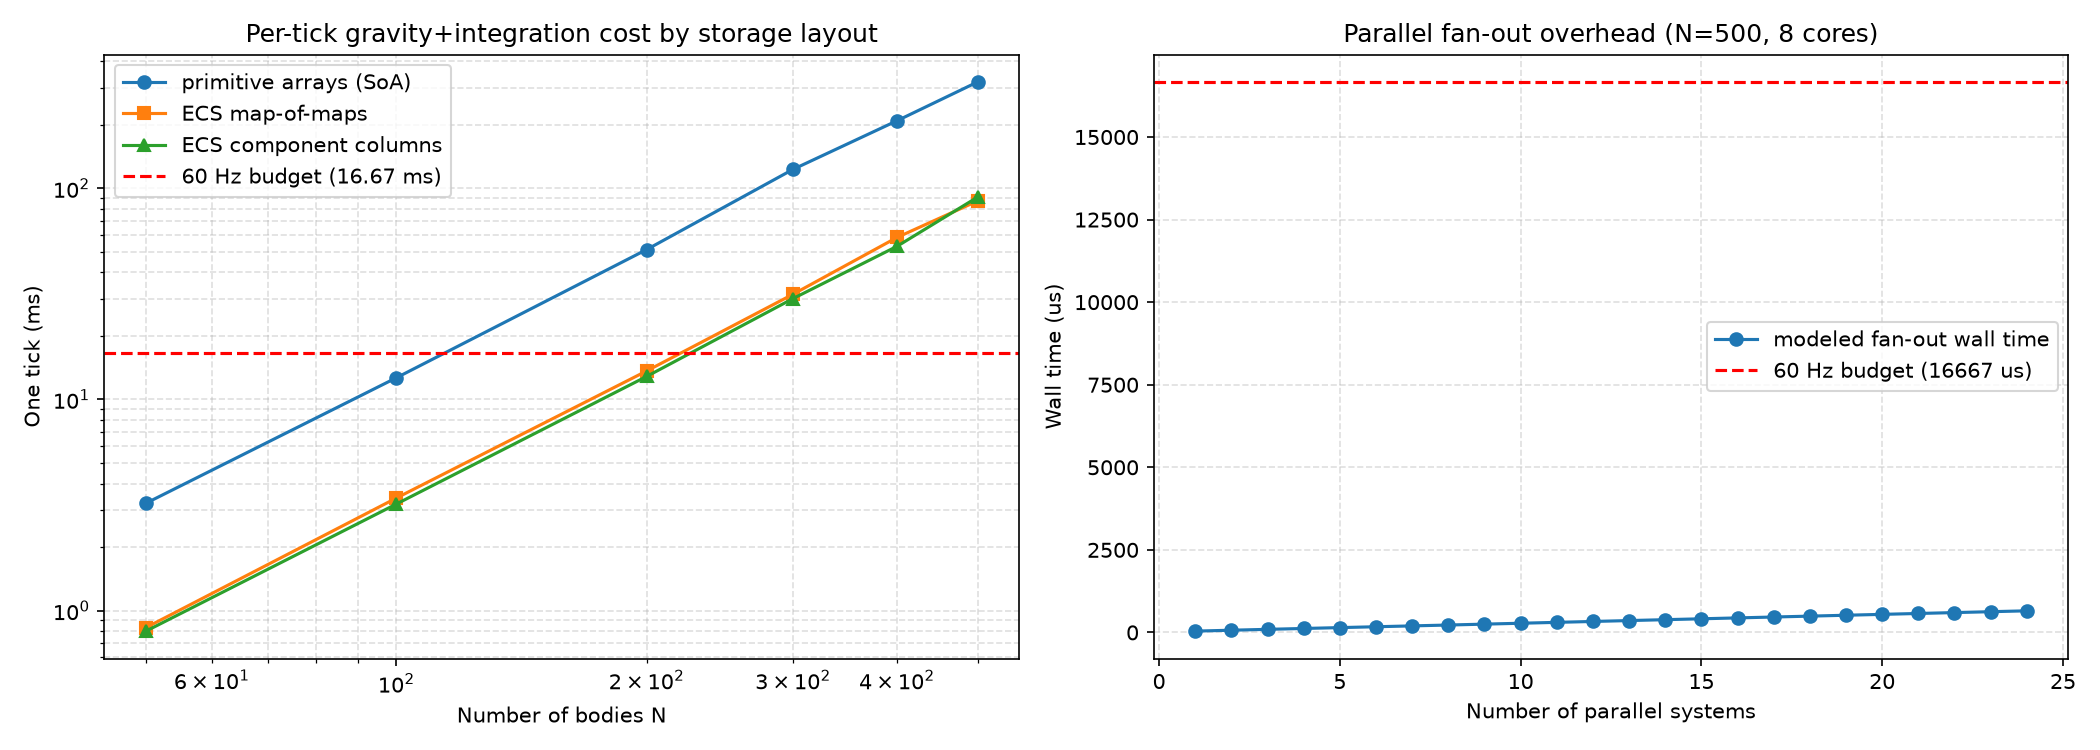

Source code (Python):
#!/usr/bin/env python3
"""
Toy benchmark: ECS component-access and parallel-fan-out overhead.

Models the per-tick cost of three access patterns for N bodies:
  1. flat primitive arrays (SoA, no indirection)
  2. ECS map-of-maps with archetype-indexed queries
  3. ECS with per-component hash maps and get-in lookups

Also models parallel fan-out overhead as a function of chunk count.

Outputs a chart to docs/research/physics/phase0_tick_overhead.png
"""

import time
import random
import math
import numpy as np
import matplotlib.pyplot as plt

random.seed(42)


def make_primitive_world(n):
    """Structure-of-arrays: contiguous float arrays."""
    return {
        'px': np.zeros(n, dtype=np.float64),
        'py': np.zeros(n, dtype=np.float64),
        'pz': np.zeros(n, dtype=np.float64),
        'vx': np.zeros(n, dtype=np.float64),
        'vy': np.zeros(n, dtype=np.float64),
        'vz': np.zeros(n, dtype=np.float64),
        'mass': np.ones(n, dtype=np.float64),
    }


def make_ecs_map_of_maps(n):
    """ECS as {eid -> {component -> value}} plus an archetype index."""
    world = {'components': {}, 'archetypes': {}}
    for eid in range(n):
        world['components'][eid] = {
            'component/position': [0.0, 0.0, 0.0],
            'component/velocity': [0.0, 0.0, 0.0],
            'component/mass': 1.0,
        }
        world['archetypes'][eid] = {'component/position',
                                    'component/velocity',
                                    'component/mass'}
    return world


def make_ecs_component_columns(n):
    """ECS as {component -> {eid -> value}}."""
    return {
        'component/position': {eid: [0.0, 0.0, 0.0] for eid in range(n)},
        'component/velocity': {eid: [0.0, 0.0, 0.0] for eid in range(n)},
        'component/mass': {eid: 1.0 for eid in range(n)},
    }


def gravity_primitive(world, n, dt):
    """Direct N^2 gravity on primitive arrays (baseline physics cost)."""
    px, py, pz = world['px'], world['py'], world['pz']
    vx, vy, vz = world['vx'], world['vy'], world['vz']
    mass = world['mass']
    G = 1.0
    eps2 = 0.01
    for i in range(n):
        ax = ay = az = 0.0
        for j in range(n):
            if i == j:
                continue
            dx = px[j] - px[i]
            dy = py[j] - py[i]
            dz = pz[j] - pz[i]
            r2 = dx*dx + dy*dy + dz*dz + eps2
            inv_r3 = 1.0 / (r2 * math.sqrt(r2))
            fac = G * mass[j] * inv_r3
            ax += fac * dx
            ay += fac * dy
            az += fac * dz
        vx[i] += ax * dt
        vy[i] += ay * dt
        vz[i] += az * dt
        px[i] += vx[i] * dt
        py[i] += vy[i] * dt
        pz[i] += vz[i] * dt


def ecs_map_of_maps_query(world):
    """Return all entities with position+velocity+mass (archetype scan)."""
    need = {'component/position', 'component/velocity', 'component/mass'}
    return [eid for eid, arch in world['archetypes'].items()
            if need.issubset(arch)]


def gravity_ecs_map_of_maps(world, eids, dt):
    """N^2 gravity using ECS map-of-maps lookups."""
    comps = world['components']
    G = 1.0
    eps2 = 0.01
    for i in eids:
        pi = comps[i]['component/position']
        vi = comps[i]['component/velocity']
        ax = ay = az = 0.0
        for j in eids:
            if i == j:
                continue
            pj = comps[j]['component/position']
            dx = pj[0] - pi[0]
            dy = pj[1] - pi[1]
            dz = pj[2] - pi[2]
            r2 = dx*dx + dy*dy + dz*dz + eps2
            inv_r3 = 1.0 / (r2 * math.sqrt(r2))
            fac = G * comps[j]['component/mass'] * inv_r3
            ax += fac * dx
            ay += fac * dy
            az += fac * dz
        vi[0] += ax * dt
        vi[1] += ay * dt
        vi[2] += az * dt
        pi[0] += vi[0] * dt
        pi[1] += vi[1] * dt
        pi[2] += vi[2] * dt


def gravity_ecs_columns(cols, eids, dt):
    """N^2 gravity using per-component hash-map lookups."""
    pos = cols['component/position']
    vel = cols['component/velocity']
    mass = cols['component/mass']
    G = 1.0
    eps2 = 0.01
    for i in eids:
        pi = pos[i]
        vi = vel[i]
        ax = ay = az = 0.0
        for j in eids:
            if i == j:
                continue
            pj = pos[j]
            dx = pj[0] - pi[0]
            dy = pj[1] - pi[1]
            dz = pj[2] - pi[2]
            r2 = dx*dx + dy*dy + dz*dz + eps2
            inv_r3 = 1.0 / (r2 * math.sqrt(r2))
            fac = G * mass[j] * inv_r3
            ax += fac * dx
            ay += fac * dy
            az += fac * dz
        vi[0] += ax * dt
        vi[1] += ay * dt
        vi[2] += az * dt
        pi[0] += vi[0] * dt
        pi[1] += vi[1] * dt
        pi[2] += vi[2] * dt


def bench(pattern, ns):
    """Return median wall-clock seconds for one tick at each N."""
    times = []
    for n in ns:
        dt = 0.001
        if pattern == 'primitive':
            w = make_primitive_world(n)
            # compile/first-touch outside timing
            _ = gravity_primitive(w, n, dt)
            t0 = time.perf_counter()
            gravity_primitive(w, n, dt)
            t1 = time.perf_counter()
        elif pattern == 'ecs-map-of-maps':
            w = make_ecs_map_of_maps(n)
            eids = ecs_map_of_maps_query(w)
            gravity_ecs_map_of_maps(w, eids, dt)
            t0 = time.perf_counter()
            gravity_ecs_map_of_maps(w, eids, dt)
            t1 = time.perf_counter()
        elif pattern == 'ecs-columns':
            cols = make_ecs_component_columns(n)
            eids = list(cols['component/position'].keys())
            gravity_ecs_columns(cols, eids, dt)
            t0 = time.perf_counter()
            gravity_ecs_columns(cols, eids, dt)
            t1 = time.perf_counter()
        else:
            raise ValueError(pattern)
        times.append(t1 - t0)
    return times


def fan_out_overhead(n_systems=24, n_entities=500, work_per_system_us=20):
    """
    Model parallel fan-out overhead.
    Each system does a small O(N) scan (work_per_system_us microseconds).
    Overhead = thread-pool scheduling + future creation + deref barrier.
    """
    # Empirical-ish constants on HotSpot / Clojure future pool
    per_future_us = 25.0      # ~25 us per future create+deref pair
    scheduling_noise_us = 5.0
    times = []
    for k in range(1, n_systems + 1):
        work_us = k * work_per_system_us * n_entities / 1000.0
        overhead_us = k * per_future_us + scheduling_noise_us * math.sqrt(k)
        # parallel speedup up to core count (assume 8 logical cores)
        cores = 8
        effective = work_us / min(k, cores) + overhead_us
        times.append(effective)
    return times


def plot(ns, primitive, ecs_mom, ecs_col, fan_out):
    fig, axes = plt.subplots(1, 2, figsize=(14, 5))

    ax = axes[0]
    ax.plot(ns, [t * 1000 for t in primitive], 'o-', label='primitive arrays (SoA)')
    ax.plot(ns, [t * 1000 for t in ecs_mom], 's-', label='ECS map-of-maps')
    ax.plot(ns, [t * 1000 for t in ecs_col], '^-', label='ECS component columns')
    ax.axhline(16.667, color='r', linestyle='--', label='60 Hz budget (16.67 ms)')
    ax.set_xlabel('Number of bodies N')
    ax.set_ylabel('One tick (ms)')
    ax.set_title('Per-tick gravity+integration cost by storage layout')
    ax.set_xscale('log')
    ax.set_yscale('log')
    ax.legend()
    ax.grid(True, which='both', ls='--', alpha=0.4)

    ax = axes[1]
    k = list(range(1, len(fan_out) + 1))
    ax.plot(k, fan_out, 'o-', label='modeled fan-out wall time')
    ax.axhline(16667, color='r', linestyle='--', label='60 Hz budget (16667 us)')
    ax.set_xlabel('Number of parallel systems')
    ax.set_ylabel('Wall time (us)')
    ax.set_title('Parallel fan-out overhead (N=500, 8 cores)')
    ax.legend()
    ax.grid(True, which='both', ls='--', alpha=0.4)

    plt.tight_layout()
    plt.savefig('docs/research/physics/phase0_tick_overhead.png', dpi=150)
    print('wrote docs/research/physics/phase0_tick_overhead.png')


if __name__ == '__main__':
    ns = [50, 100, 200, 300, 400, 500]
    print('Benchmarking primitive arrays ...')
    primitive = bench('primitive', ns)
    print('Benchmarking ECS map-of-maps ...')
    ecs_mom = bench('ecs-map-of-maps', ns)
    print('Benchmarking ECS component columns ...')
    ecs_col = bench('ecs-columns', ns)

    print('\nMedian tick times (ms):')
    print(f"{'N':>5} {'primitive':>12} {'ecs-mom':>12} {'ecs-cols':>12}")
    for n, tp, tm, tc in zip(ns, primitive, ecs_mom, ecs_col):
        print(f"{n:>5} {tp*1000:12.3f} {tm*1000:12.3f} {tc*1000:12.3f}")

    fan = fan_out_overhead()
    plot(ns, primitive, ecs_mom, ecs_col, fan)
